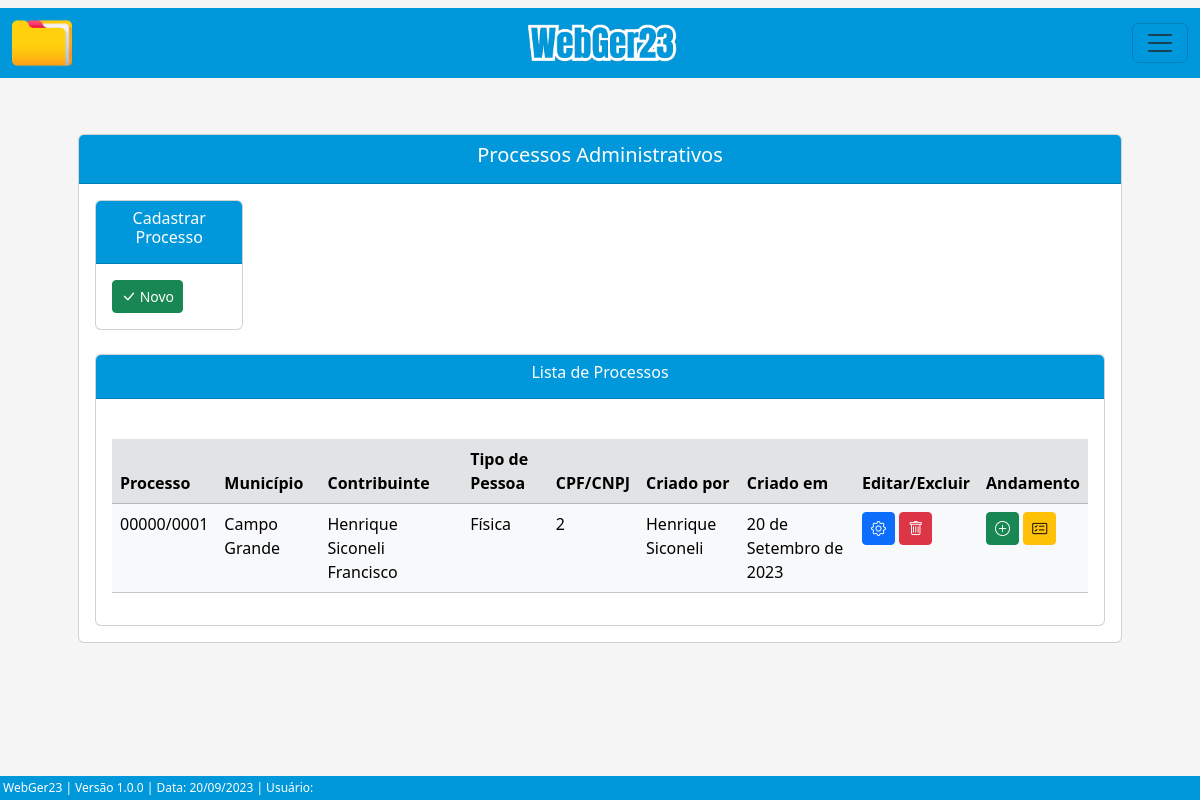
The page /listar/processo-adm/ on the database as committed earlier.
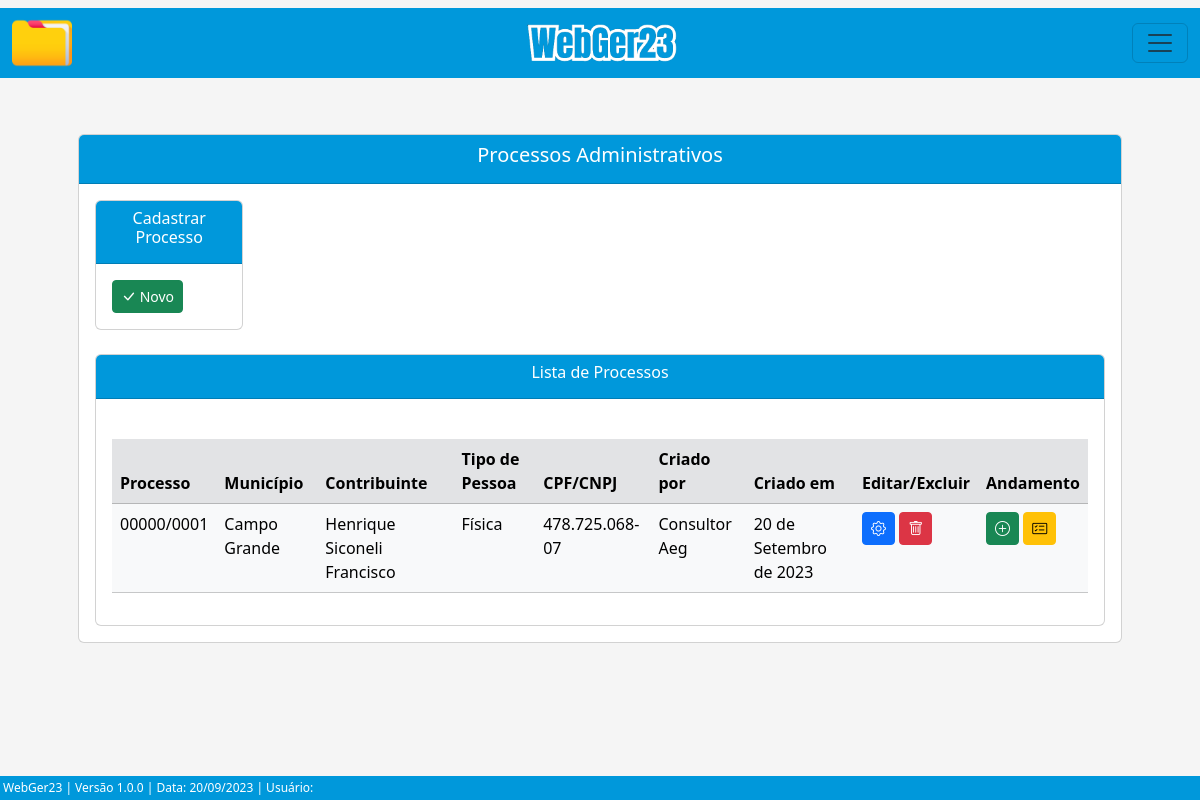
The same page on the database as committed later.
### processo/models.py (models this page shows, shortened)
class Base(models.Model): # Classe base, será herdada pelas outras classes
    data_criacao = models.DateField('data_criação', auto_now_add=True)
    data_alteracao = models.DateField('Alterado', auto_now=True)
    ativo = models.BooleanField('Ativo?', default=True)
    class Meta:
        abstract = True

class ProcessoAdm(Base):
    tipo_pessoas = (
        ('Física', 'Física'), ('Jurídica', 'Jurídica'),
    )
    criador_processo_adm = models.ForeignKey(get_user_model(), verbose_name='Usuário Criador', on_delete=models.CASCADE) # Usuário que criou o processo, utilizando chave primária com o get_user_model do django, para utilizar o usuário logado automaticamente
    numero = models.CharField(unique=True, verbose_name='N°', max_length=10) # Número do processo
    municipio = models.CharField(max_length=50, verbose_name='Município') # Município
    uf = models.CharField(max_length=2) # UF
    data_inicial = models.DateField(blank=True, null=True) # Data Inicial do Período do processo
    data_final = models.DateField(blank=True, null=True) # Data final do Período do processo
    data_div_ativa = models.DateField(blank=True, null=True) # Data dívida ativa
    valor_atributo = models.CharField(max_length=14, blank=True, null=True)  # Valor do atributo
    valor_multa = models.CharField(max_length=14, blank=True, null=True) # Valor da multa
    valor_credito = models.CharField(max_length=14, blank=True, null=True) # Valor do crédito
    valor_atualizado = models.CharField(max_length=14, blank=True, null=True) # Valor do atualizado
    data_valor_atualizado = models.DateField(blank=True, null=True) # Data valor atualizado
    nome_contribuinte = models.CharField(max_length=50)  # Nome / Razão Social
    tipo_pessoa = models.CharField(max_length=50, choices=tipo_pessoas) # Física / Jurídica
    documento = models.CharField(max_length=20, verbose_name='CPF/CNPJ', unique=True) # CPF / CNPJ
    nome_fantasia = models.CharField(max_length=50, blank=True, null=True) # Nome Fantasia
    email = models.EmailField(max_length=50, blank=True, null=True) # E-mail
    endereco = models.CharField(max_length=150) # Rua
    complemento = models.CharField(max_length=50, blank=True, null=True) # Complemento
    municipio_contribuinte = models.CharField(max_length=50, blank=True, null=True) # Município Contribuinte
    uf_contribuinte = models.CharField(max_length=2, verbose_name='UF', blank=True, null=True) # UF Contribuinte
    cep = models.CharField(max_length=10, blank=True, null=True) # CEP
    telefone = models.CharField(max_length=20, blank=True, null=True) # Telefone
    celular = models.CharField(max_length=20, blank=True, null=True) # Celular

### processo/views.py (the view)
# urls.py: path('listar/processo-adm/', ProcessoAdmList.as_view(), name='proc-adm-list'),
class ProcessoAdmList(ListView):
    model = ProcessoAdm
    template_name = 'processos/lists/processo_adm_list.html'

### processo/templates/processos/lists/processo_adm_list.html (shortened to what this page needs)
{% extends 'index.html' %}
{% load static %}
{% block conteudo %}
    <div class="container p-5">
        <div class="card">
            <div class="card-header text-white" style="background-color: #0098DB;">
                <h5 style="text-align: center;">Processos Administrativos</h5>
            </div>
            <div class="card-body">
                <div class="row">
                    <div class="col">
                        <div class="card">
                            <div class="card-header text-white" style="background-color: #0098DB; text-align: center;" >
                            <h6>Cadastrar Processo</h6>
                            </div>
                            <div class="card-body">
                                <a href="{% url 'proc-adm-create' %}" class="btn btn-success btn-sm"><i class="bi bi-check-lg" style="font-size: 15px;"></i> Novo</a>
                            </div>
                        </div>
                    </div>
                    <div class="col">
                    </div>
                    <div class="col">
                    </div>
                    <div class="col">
                    </div>
                    <div class="col">
                    </div>
                    <div class="col">
                    </div>
                </div>
                <br>
                <div class="card">
                    <div class="card-header text-white" style="background-color: #0098DB; text-align: center;">
                    <h6>Lista de Processos</h6>
                    </div>
                    <div class="card-body">
                        <div class="table-responsive">
                            <br>
                            <table class="table table-hover table-light" id="tabela-listar">
                                <thead>
                                    <tr class="table-secondary">
                                        <th>Processo</th>
                                        <th>Município</th>
                                        <th>Contribuinte</th>
                                        <th>Tipo de Pessoa</th>
                                        <th>CPF/CNPJ</th>
                                        <th>Criado por</th>
                                        <th>Criado em</th>
                                        <th>Editar/Excluir</th>
                                        <th>Andamento</th>
                                    </tr>
                                </thead>
                                <tbody>
                                    {% for processo in object_list %}
                                    <tr>
                                        <td>{{ processo.numero }}</td>
                                        <td>{{ processo.municipio }}</td>
                                        <td>{{ processo.nome_contribuinte }}</td>
                                        <td>{{ processo.tipo_pessoa }}</td>
                                        <td>{{ processo.documento }}</td>
                                        <td>{{ processo.criador_processo_adm.get_full_name }}</td>
                                        <td>{{ processo.data_criacao }}</td>
                                        <td>
                                            <a href="{% url 'proc-adm-update' processo.pk %}" class="btn btn-primary btn-sm"><i class="bi bi-gear" style="font-size: 15px;"></i></a>
                                            <a href="{% url 'proc-adm-delete' processo.pk %}" class="btn btn-danger btn-sm"><i class="bi bi-trash" style="font-size: 15px;"></i></a>
                                        </td>
                                        <td>
                                            <a href="{% url 'andamento-adm-create' processo.pk %}" class="btn btn-success btn-sm" ><i class="bi bi-plus-circle" style="font-size: 15px;"></i></a>
                                            <a href="{% url 'andamento-adm-list' processo.pk %}" class="btn btn-warning btn-sm"><i class="bi bi-card-checklist" style="font-size: 15px;"></i></a>
                                        </td>
                                    </tr>
                                    {% endfor %}
                                </tbody>
                            </table>
                        </div>
                    </div>
                </div>
            </div>
        </div>
    </div>
{% endblock %}

### core/templates/index.html (shortened to what this page needs)
{% load static %}
<!DOCTYPE html>
<html lang="pt-br">
<head>
    <link href="https://cdn.jsdelivr.net/npm/bootstrap@5.3.1/dist/css/bootstrap.min.css" rel="stylesheet">
    <link rel="stylesheet" href="https://cdn.jsdelivr.net/npm/bootstrap-icons@1.10.5/font/bootstrap-icons.css">
    <link rel="stylesheet" href="{% static 'css/estilos.css' %}">
    <link href="https://cdn.datatables.net/v/bs5/dt-1.13.6/datatables.min.css" rel="stylesheet">
</head>
<body>
    {% block menu %}
      <nav class="navbar">
        <div class="container-fluid">
              <img src="{% static 'img/pasta.png' %}" alt="" width="60"> <img src="{% static 'img/webger.png' %}" alt="" width="150">
          <button class="navbar-toggler" type="button" data-bs-toggle="offcanvas" data-bs-target="#offcanvasNavbar" aria-controls="offcanvasNavbar" aria-label="Toggle navigation">
            <span class="navbar-toggler-icon"></span>
          </button>
        </div>
      </nav>
    {% endblock %}
    {% block conteudo %}{% endblock %}
    {% block rodape %}
      <div class="rodape">
        WebGer23 | Versão 1.0.0 | Data: {% now 'd/m/Y' %} | Usuário: {{ user.get_full_name }}
      </div>
    {% endblock %}
</body>
</html>

### core/static/css/estilos.css (style rules this page uses)
.container-fluid { background-color: #0098DB; height: 70px; }
body { background-color: whitesmoke; margin: 0; padding: 0; display: flex; flex-direction: column; min-height: 100vh; position: relative; }
.rodape { background-color: #0098DB; color: #fff; padding: 3px; text-align: left; font-size: 12px; position: absolute; bottom: 0; width: 100%; }

Rows that differ between the two databases and show on the page:
removed ProcessoAdm: numero "00000/0001", municipio "Campo Grande", nome_contribuinte "Henrique Siconeli Francisco", tipo_pessoa "Física", documento "2", criador_processo_adm.get_full_name "Henrique Siconeli", data_criacao "20 de Setembro de 2023"
added ProcessoAdm: numero "00000/0001", municipio "Campo Grande", nome_contribuinte "Henrique Siconeli Francisco", tipo_pessoa "Física", documento "478.725.068-07", criador_processo_adm.get_full_name "Consultor Aeg", data_criacao "20 de Setembro de 2023"
